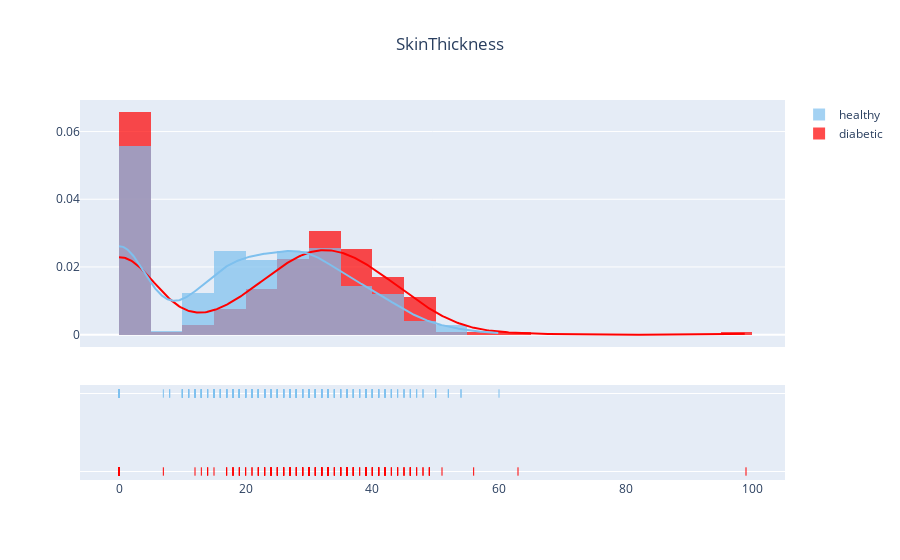

The code cell stored with this chart in its notebook:
### Markdown cell above
### Skin Thickness distribution

### Code cell
plot_distribution('SkinThickness', 0)

### Figure 1 — Plotly figure (JSON) as saved in the notebook; plotly's stock layout.template omitted (floating-point values rounded to 4 significant figures; data arrays with more than 128 entries replaced by an {"elided": "..."} marker saying what was removed)
{"data": [{"autobinx": false, "histnorm": "probability density", "legendgroup": "diabetic", "marker": {"color": "red"}, "name": "diabetic", "opacity": 0.7, "type": "histogram", "x": {"elided": "268 int values"}, "xaxis": "x", "xbins": {"end": 99, "size": 0, "start": 0}, "yaxis": "y"}, {"autobinx": false, "histnorm": "probability density", "legendgroup": "healthy", "marker": {"color": "#7EC0EE"}, "name": "healthy", "opacity": 0.7, "type": "histogram", "x": {"elided": "500 int values"}, "xaxis": "x", "xbins": {"end": 60, "size": 0, "start": 0}, "yaxis": "y"}, {"legendgroup": "diabetic", "marker": {"color": "red"}, "mode": "lines", "name": "diabetic", "showlegend": false, "type": "scatter", "x": {"elided": "500 float values"}, "xaxis": "x", "y": {"elided": "500 float values"}, "yaxis": "y"}, {"legendgroup": "healthy", "marker": {"color": "#7EC0EE"}, "mode": "lines", "name": "healthy", "showlegend": false, "type": "scatter", "x": {"elided": "500 float values"}, "xaxis": "x", "y": {"elided": "500 float values"}, "yaxis": "y"}, {"legendgroup": "diabetic", "marker": {"color": "red", "symbol": "line-ns-open"}, "mode": "markers", "name": "diabetic", "showlegend": false, "type": "scatter", "x": {"elided": "268 int values"}, "xaxis": "x", "y": {"elided": "268 str values"}, "yaxis": "y2"}, {"legendgroup": "healthy", "marker": {"color": "#7EC0EE", "symbol": "line-ns-open"}, "mode": "markers", "name": "healthy", "showlegend": false, "type": "scatter", "x": {"elided": "500 int values"}, "xaxis": "x", "y": {"elided": "500 str values"}, "yaxis": "y2"}], "layout": {"barmode": "overlay", "hovermode": "closest", "legend": {"traceorder": "reversed"}, "title": {"text": "SkinThickness", "x": 0.5}, "xaxis": {"anchor": "y2", "domain": [0, 1], "zeroline": false}, "yaxis": {"anchor": "free", "domain": [0.35, 1], "position": 0}, "yaxis2": {"anchor": "x", "domain": [0, 0.25], "dtick": 1, "showticklabels": false}}}
